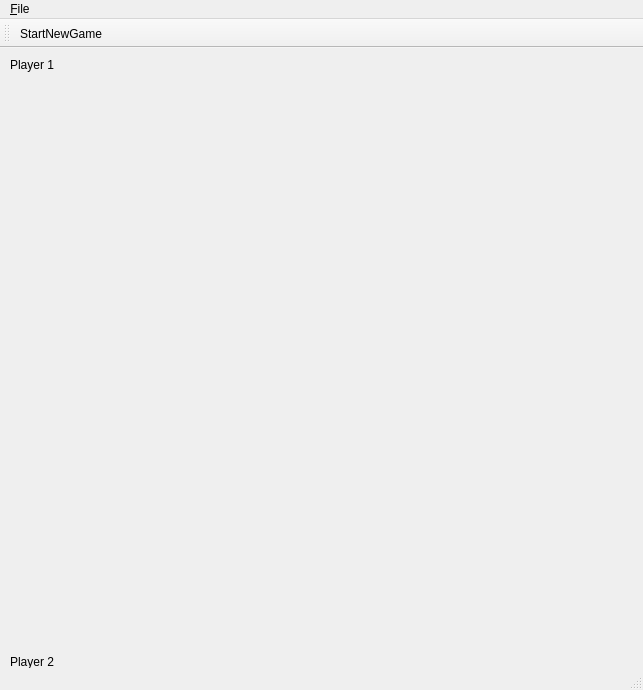
<?xml version="1.0" encoding="UTF-8"?>
<ui version="4.0">
 <class>MainWindow</class>
 <widget class="QMainWindow" name="MainWindow">
  <property name="geometry">
   <rect>
    <x>0</x>
    <y>0</y>
    <width>643</width>
    <height>690</height>
   </rect>
  </property>
  <property name="windowTitle">
   <string>MainWindow</string>
  </property>
  <widget class="QWidget" name="centralwidget">
   <widget class="QWidget" name="verticalLayoutWidget">
    <property name="geometry">
     <rect>
      <x>10</x>
      <y>10</y>
      <width>611</width>
      <height>611</height>
     </rect>
    </property>
    <layout class="QVBoxLayout" name="verticalLayout">
     <item>
      <widget class="QLabel" name="player1Name">
       <property name="sizePolicy">
        <sizepolicy hsizetype="Preferred" vsizetype="Fixed">
         <horstretch>0</horstretch>
         <verstretch>0</verstretch>
        </sizepolicy>
       </property>
       <property name="text">
        <string>Player 1</string>
       </property>
      </widget>
     </item>
     <item>
      <widget class="Gobang" name="gameBoard" native="true"/>
     </item>
     <item>
      <widget class="QLabel" name="player2Name">
       <property name="sizePolicy">
        <sizepolicy hsizetype="Preferred" vsizetype="Fixed">
         <horstretch>0</horstretch>
         <verstretch>0</verstretch>
        </sizepolicy>
       </property>
       <property name="text">
        <string>Player 2</string>
       </property>
      </widget>
     </item>
    </layout>
   </widget>
  </widget>
  <widget class="QMenuBar" name="menubar">
   <property name="geometry">
    <rect>
     <x>0</x>
     <y>0</y>
     <width>643</width>
     <height>21</height>
    </rect>
   </property>
   <widget class="QMenu" name="menu_File">
    <property name="title">
     <string>&amp;File</string>
    </property>
    <addaction name="actionStartNewGame"/>
   </widget>
   <addaction name="menu_File"/>
  </widget>
  <widget class="QStatusBar" name="statusbar"/>
  <widget class="QToolBar" name="toolBar">
   <property name="windowTitle">
    <string>toolBar</string>
   </property>
   <attribute name="toolBarArea">
    <enum>TopToolBarArea</enum>
   </attribute>
   <attribute name="toolBarBreak">
    <bool>false</bool>
   </attribute>
   <addaction name="actionStartNewGame"/>
  </widget>
  <action name="actionStartNewGame">
   <property name="text">
    <string>StartNewGame</string>
   </property>
   <property name="toolTip">
    <string>start a new game</string>
   </property>
  </action>
 </widget>
 <customwidgets>
  <customwidget>
   <class>Gobang</class>
   <extends>QWidget</extends>
   <header location="global">gobang.h</header>
   <container>1</container>
  </customwidget>
 </customwidgets>
 <resources/>
 <connections/>
</ui>
